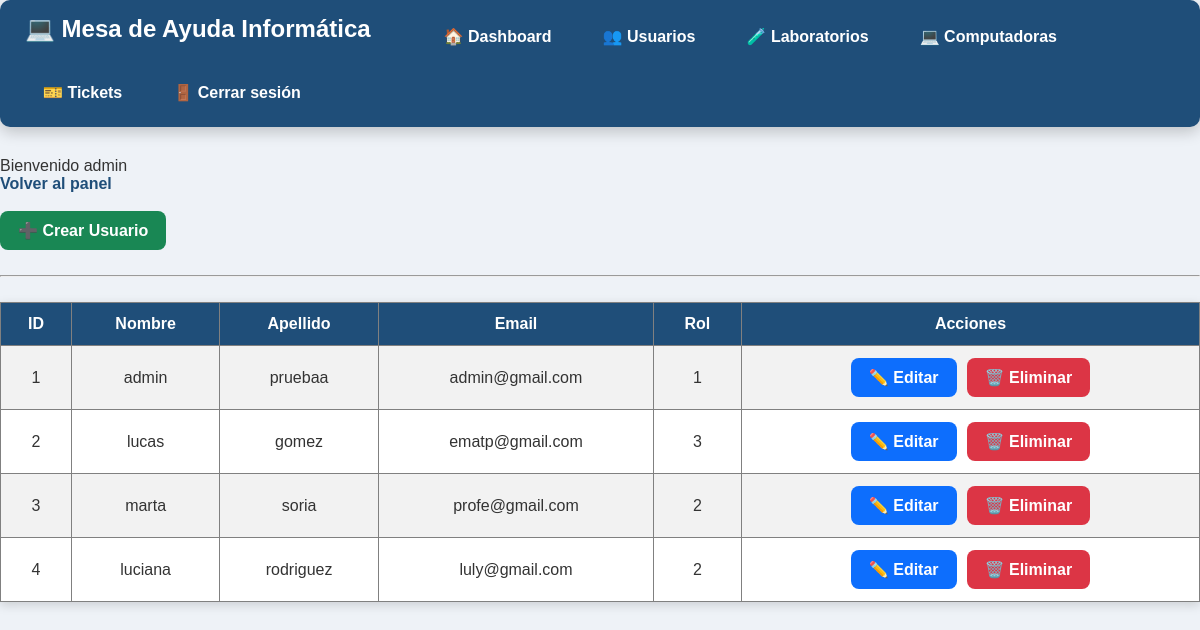
Page /sistemaescuela/administrativo/usuarios.php (signed in) on the committed database.
### tables this page shows
CREATE TABLE `usuarios` (
  `id_usuario` int(11) NOT NULL,
  `nombre` varchar(50) NOT NULL,
  `apellido` varchar(50) NOT NULL,
  `email` varchar(100) NOT NULL,
  `contrasena` varchar(255) NOT NULL,
  `id_rol` int(11) NOT NULL
);

### sistemaescuela/administrativo/usuarios.php (the view, shortened to what this page needs)
<?php
include("../conexion/conexion.php");
$sql = "SELECT * FROM usuarios";
$resultado = mysqli_query($conexion, $sql);
?>
<!DOCTYPE html>
<html lang="es">
<head>
    <link rel="stylesheet" href="../css/estilos.css">
</head>
<body>
<?php include("../includes/menu_admin.php"); ?>
<p>Bienvenido <?php echo $_SESSION["nombre"]; ?></p>
<a href="inicio.php">Volver al panel</a>
<br><br>
<a href="crear_usuario.php" class="btn btn-verde">
➕ Crear Usuario
</a>
<hr>
<table border="1" cellpadding="10">
    <tr>
        <th>ID</th>
        <th>Nombre</th>
        <th>Apellido</th>
        <th>Email</th>
        <th>Rol</th>
        <th>Acciones</th>
    </tr>
    <?php while ($fila = mysqli_fetch_assoc($resultado)) { ?>
        <tr>
            <td><?php echo $fila["id_usuario"]; ?></td>
            <td><?php echo $fila["nombre"]; ?></td>
            <td><?php echo $fila["apellido"]; ?></td>
            <td><?php echo $fila["email"]; ?></td>
            <td><?php echo $fila["id_rol"]; ?></td>
           <td>
<div class="acciones">
<a
class="btn btn-azul"
href="editar_usuario.php?id=<?php echo $fila["id_usuario"]; ?>">
✏️ Editar
</a>
<a
class="btn btn-rojo"
href="eliminar_usuario.php?id=<?php echo $fila["id_usuario"]; ?>"
onclick="return confirm('¿Seguro que querés eliminar este usuario?');">
🗑️ Eliminar
</a>
</div>
</td>
        </tr>
    <?php } ?>
</table>
</body>
</html>

### sistemaescuela/css/estilos.css (style rules this page uses)
* { margin:0; padding:0; box-sizing:border-box; font-family:Arial, Helvetica, sans-serif; }
body { background:#eef2f7; color:#333; font-family:Arial, Helvetica, sans-serif; }
a { color:#1f4e79; text-decoration:none; font-weight:bold; }
table { width:100%; border-collapse:collapse; margin-top:20px; background:white; box-shadow:0px 3px 10px rgba(0,0,0,.15); }
table th { background:#1f4e79; color:white; padding:12px; }
table td { padding:12px; text-align:center; }
table tr:nth-child(even) { background:#f2f2f2; }
hr { margin:25px 0; }
.btn { display:inline-block; padding:10px 18px; border-radius:8px; text-decoration:none; color:white !important; font-weight:bold; transition:.3s; }
.btn-verde { background:#198754; }
.btn-azul { background:#0d6efd; }
.btn-rojo { background:#dc3545; }
.acciones { display:flex; justify-content:center; gap:10px; }

### rows in the picture
usuarios: id_usuario "1", nombre "admin", apellido "pruebaa", email "admin@gmail.com", id_rol "1"
usuarios: id_usuario "2", nombre "lucas", apellido "gomez", email "ematp@gmail.com", id_rol "3"
usuarios: id_usuario "3", nombre "marta", apellido "soria", email "profe@gmail.com", id_rol "2"
usuarios: id_usuario "4", nombre "luciana", apellido "rodriguez", email "luly@gmail.com", id_rol "2"

### other values in the picture
$_SESSION["nombre"] "admin"
